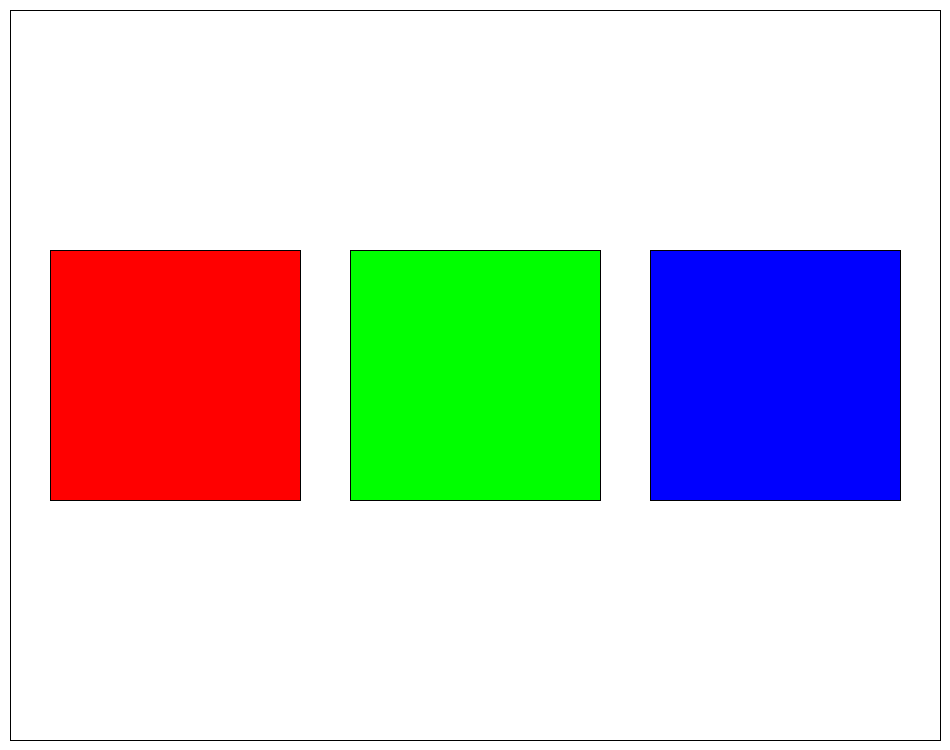
Frame 1 (no input)
Frame 2 (the mouse pressed at the canvas centre, redrawn once): identical to frame 1, image omitted

The Processing sketch that drew this single still picture (run headless with seeded random() and noise(); the mouse was pressed at the canvas centre and the sketch redrawn once):

// Processing sketch: Color_Cards2
// ── Color_Cards2.pde
int redVal = 0;
int greenVal = 0;
int blueVal = 0;
int counter = 0;
String saveName;
boolean continueFlag = true;

void setup () {
  size (950, 750);
  frameRate (1);
  noLoop ();
}

void draw () {
  while (continueFlag == true) {
    background (255);
    fill (redVal, greenVal, blueVal);
    rect (10, 10, 930, 730);
    fill (redVal, 0, 0);
    rect (50, 250, 250, 250);
    fill (0, greenVal, 0);
    rect (350, 250, 250, 250);
    fill (0, 0, blueVal);
    rect (650, 250, 250, 250); 
    
    saveName = "Cards2/"; //R"+redVal+"-G"+greenVal+"-B"+blueVal+" and ";
 /*   
    blueVal += 32;
    if (blueVal == 256) {
      blueVal=255;
    }
    if (blueVal > 256) {
      blueVal = 0;
      greenVal += 32;
      if (greenVal == 256) {
        greenVal = 255;
      }
      if (greenVal > 256) {
        greenVal = 0;
        redVal +=32;
        if (redVal == 256) {
          redVal = 255;
        }
        if (redVal > 256) {
          redVal = 0;
          greenVal = 0;
          blueVal = 0;
          println ("yes");
          continueFlag = false;
        }
      }
    }
*/
/*    fill (redVal, greenVal, blueVal);
    rect (10, 761, 930, 730);
    fill (redVal, 0, 0);
    rect (50, 1000, 250, 250);
    fill (0, greenVal, 0);
    rect (350, 1000, 250, 250);
    fill (0, 0, blueVal);
    rect (650, 1000, 250, 250); 
*/
    if (counter <10) {
      saveName += "000"+Integer.toString(counter)+".png";//+"R"+redVal+"-G"+greenVal+"-B"+blueVal+"-000"+Integer.toString(counter)+".png";
    }
    if ((counter >=10) && (counter < 100)) {
      saveName += "00"+Integer.toString(counter)+".png";//+"R"+redVal+"-G"+greenVal+"-B"+blueVal+"-00"+Integer.toString(counter)+".png";
    }
    if ((counter >=100) && (counter < 1000)) {
      saveName += "0"+Integer.toString(counter)+".png";//+"R"+redVal+"-G"+greenVal+"-B"+blueVal+"-0"+Integer.toString(counter)+".png";
    }
    if ((counter >=1000) && (counter < 10000)) {
      saveName += Integer.toString(counter)+".png";//+"R"+redVal+"-G"+greenVal+"-B"+blueVal+"-"+Integer.toString(counter)+".png";
    }
    save(saveName);
    // println(saveName);
    counter ++;

    blueVal += 32;
    if (blueVal == 256) {
      blueVal=255;
    }
    if (blueVal > 256) {
      blueVal = 0;
      greenVal += 32;
      if (greenVal == 256) {
        greenVal = 255;
      }
      if (greenVal > 256) {
        greenVal = 0;
        redVal +=32;
        if (redVal == 256) {
          redVal = 255;
        }
        if (redVal > 256) {
          redVal = 0;
          greenVal = 0;
          blueVal = 0;
          continueFlag = false;
        }
      }
    }
    
  }
}
